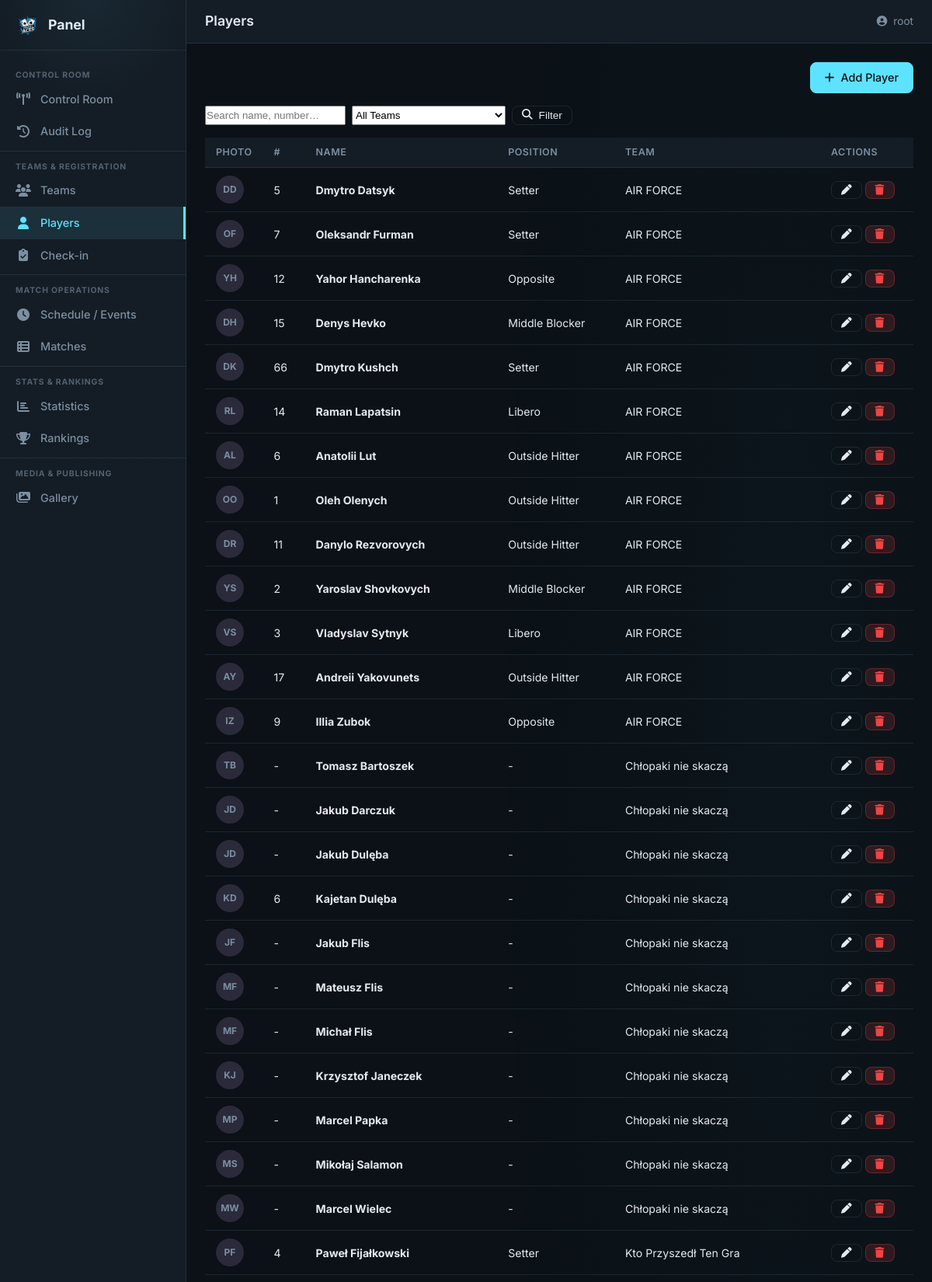
The app's page /panel/players/ (signed in, upper part) with its own data.
### tournament/models.py (models this page shows, shortened)
class Player(models.Model):
    team = models.ForeignKey(Team, on_delete=models.CASCADE, related_name="players")
    first_name = models.CharField(max_length=PERSON_NAME_MAX_LENGTH)
    last_name = models.CharField(max_length=PERSON_NAME_MAX_LENGTH)
    jersey_number = models.CharField(max_length=3, blank=True, default="")
    position = models.CharField(
        max_length=3, choices=POSITION_CHOICES, blank=True, default="",
    )
    photo_path = models.CharField(
        max_length=LOGO_PATH_MAX_LENGTH, blank=True, default="",
    )
    class Meta:
        db_table = TABLE_PLAYERS

class Team(models.Model):
    name = models.CharField(
        max_length=TEAM_NAME_MAX_LENGTH, unique=True, verbose_name="Team Name"
    )
    logo_path = models.CharField(
        max_length=LOGO_PATH_MAX_LENGTH, blank=True, null=True
    )
    league_level = models.CharField(
        max_length=50, choices=LEAGUE_LEVEL_CHOICES, default=LEAGUE_LEVEL_INDEPENDENT
    )
    group_name = models.CharField(
        max_length=GROUP_NAME_MAX_LENGTH, blank=True, null=True
    )
    cap_name = models.CharField(
        max_length=PERSON_NAME_MAX_LENGTH, verbose_name="Captain Name"
    )
    cap_surname = models.CharField(
        max_length=PERSON_NAME_MAX_LENGTH, verbose_name="Captain Surname"
    )
    cap_email = models.EmailField(max_length=EMAIL_MAX_LENGTH, unique=True)
    cap_phone = models.CharField(
        max_length=PHONE_MAX_LENGTH, unique=True, blank=True, null=True
    )
    payment_status = models.IntegerField(
        choices=PAYMENT_STATUS_CHOICES, default=PAYMENT_WAITING
    )
    blik_number = models.CharField(
        max_length=20, blank=True, default="", verbose_name="Assigned BLIK"
    )
    status = models.CharField(
        max_length=20, choices=TEAM_STATUS_CHOICES, default=TEAM_STATUS_REGISTERED,
        verbose_name="Registration Status",
    )
    checked_in = models.BooleanField(default=False, verbose_name="Checked In")
    roster_code = models.CharField(
        max_length=10, blank=True, default="", verbose_name="Roster Access Code",
    )
    created_at = models.DateTimeField(auto_now_add=True)
    class Meta:
        db_table = TABLE_TEAMS
        verbose_name = "Team"
        verbose_name_plural = "Teams"

### tournament/panel/player_views.py (the view)
# urls.py: path("players/", players_list_view, name="players"),
@staff_member_required(login_url="/panel/login/")
def players_list_view(request):
    q = request.GET.get("q", "").strip()
    team_id = request.GET.get("team", "")
    players = Player.objects.select_related("team").order_by("team__name", "last_name", "first_name")
    if q:
        players = players.filter(
            Q(first_name__icontains=q) | Q(last_name__icontains=q) |
            Q(jersey_number__icontains=q) | Q(team__name__icontains=q)
        )
    if team_id:
        players = players.filter(team_id=team_id)
    teams = Team.objects.order_by("name")
    return render(request, "panel/players_list.html", {
        "page_title": "Players",
        "nav_section": "players",
        "players": players,
        "teams": teams,
        "q": q,
        "team_filter": team_id,
        "positions": dict(POSITION_CHOICES),
    })

### tournament/context_processors.py (called while the page is built)
def registration_status(request):
    return {"registration_closed": REGISTRATION_CLOSED}

### tournament/templates/panel/players_list.html (shortened to what this page needs)
{% extends "panel/base.html" %}
{% block content %}
<div class="pnl-players">
  <div class="pnl-gallery__actions" style="margin-bottom:1rem;">
    <a href="{% url 'panel:player_create' %}" class="pnl-btn pnl-btn--primary">
      <i class="fas fa-plus"></i> Add Player
    </a>
  </div>
  <form method="get" class="pnl-filter-bar" style="display:flex;gap:.5rem;flex-wrap:wrap;margin-bottom:1rem;">
    <input type="text" name="q" value="{{ q }}" placeholder="Search name, number…"
           class="pnl-input pnl-input--sm" style="max-width:220px;">
    <select name="team" class="pnl-input pnl-input--sm" style="max-width:200px;">
      <option value="">All Teams</option>
    </select>
    <button type="submit" class="pnl-btn pnl-btn--outline pnl-btn--sm">
      <i class="fas fa-search"></i> Filter
    </button>
  </form>
  {% if players %}
  <div class="pnl-table-wrap">
    <table class="pnl-table">
      <thead>
        <tr>
          <th style="width:50px;">Photo</th>
          <th>#</th>
          <th>Name</th>
          <th>Position</th>
          <th>Team</th>
          <th style="width:120px;">Actions</th>
        </tr>
      </thead>
      <tbody>
        {% for p in players %}
        <tr>
          <td>
            {% if p.photo_path %}
            <img src="/media/{{ p.photo_path }}" alt="{{ p }}"
                 style="width:36px;height:36px;border-radius:50%;object-fit:cover;">
            {% else %}
            <span style="display:inline-flex;align-items:center;justify-content:center;width:36px;height:36px;border-radius:50%;background:var(--pnl-surface-alt,#2a2a3a);color:var(--pnl-muted,#888);font-size:.75rem;font-weight:700;">
              {{ p.first_name|first }}{{ p.last_name|first }}
            </span>
            {% endif %}
          </td>
          <td>{{ p.jersey_number|default:"-" }}</td>
          <td><strong><a href="{% url 'panel:player_detail' p.pk %}" style="color:inherit;text-decoration:none;">{{ p.first_name }} {{ p.last_name }}</a></strong></td>
          <td>{{ p.get_position_display|default:"-" }}</td>
          <td>{{ p.team.name }}</td>
          <td>
            <div style="display:flex;gap:4px;">
              <a href="{% url 'panel:player_edit' p.pk %}" class="pnl-btn pnl-btn--outline pnl-btn--sm" title="Edit">
                <i class="fas fa-pen"></i>
              </a>
              <form method="post" action="{% url 'panel:player_delete' p.pk %}"
                    onsubmit="return confirm('Delete {{ p.first_name }} {{ p.last_name }}?')">
                <button type="submit" class="pnl-btn pnl-btn--danger pnl-btn--sm" title="Delete">
                  <i class="fas fa-trash"></i>
                </button>
              </form>
            </div>
          </td>
        </tr>
        {% endfor %}
      </tbody>
    </table>
  </div>
  {% else %}
  <div class="pnl-empty">
    <i class="fas fa-user" style="font-size:2rem;opacity:.3;margin-bottom:8px;"></i>
    <p>No players found.</p>
  </div>
  {% endif %}
</div>
{% endblock %}

### tournament/templates/panel/base.html (shortened to what this page needs)
{% load static %}
<!DOCTYPE html>
<html lang="en">
<head>
  <link rel="stylesheet" href="{% static 'css/panel.css' %}">
  <link rel="stylesheet" href="https://cdnjs.cloudflare.com/ajax/libs/font-awesome/6.4.0/css/all.min.css">
</head>
<body class="pnl">
  <aside class="pnl-sidebar" id="pnlSidebar">
    <div class="pnl-sidebar__header">
      <img src="{% static 'assets/logo.png' %}" alt="PA" class="pnl-sidebar__logo">
      <span class="pnl-sidebar__brand">Panel</span>
    </div>
    <nav class="pnl-sidebar__nav">
      <div class="pnl-nav-zone">
        <span class="pnl-nav-zone__label">Control Room</span>
        <a href="{% url 'panel:dashboard' %}"
           class="pnl-nav-item{% if nav_section == 'dashboard' %} active{% endif %}">
          <i class="fas fa-tower-broadcast"></i><span>Control Room</span>
        </a>
        <a href="{% url 'panel:audit' %}"
           class="pnl-nav-item{% if nav_section == 'audit' %} active{% endif %}">
          <i class="fas fa-clock-rotate-left"></i><span>Audit Log</span>
        </a>
      </div>
      <div class="pnl-nav-zone">
        <span class="pnl-nav-zone__label">Teams &amp; Registration</span>
        <a href="{% url 'panel:teams' %}"
           class="pnl-nav-item{% if nav_section == 'teams' %} active{% endif %}">
          <i class="fas fa-users"></i><span>Teams</span>
        </a>
        <a href="{% url 'panel:players' %}"
           class="pnl-nav-item{% if nav_section == 'players' %} active{% endif %}">
          <i class="fas fa-user"></i><span>Players</span>
        </a>
        <a href="{% url 'panel:checkin' %}"
           class="pnl-nav-item{% if nav_section == 'checkin' %} active{% endif %}">
          <i class="fas fa-clipboard-check"></i><span>Check-in</span>
        </a>
      </div>
      <div class="pnl-nav-zone">
        <span class="pnl-nav-zone__label">Match Operations</span>
        <a href="{% url 'panel:schedule' %}?view=grid"
           class="pnl-nav-item{% if nav_section == 'schedule' %} active{% endif %}">
          <i class="fas fa-clock"></i><span>Schedule / Events</span>
        </a>
        <a href="{% url 'panel:schedule' %}?view=table"
           class="pnl-nav-item{% if nav_section == 'matches' %} active{% endif %}">
          <i class="fas fa-table-list"></i><span>Matches</span>
        </a>
      </div>
      <div class="pnl-nav-zone">
        <span class="pnl-nav-zone__label">Stats &amp; Rankings</span>
        <a href="{% url 'panel:stats' %}"
           class="pnl-nav-item{% if nav_section == 'stats' %} active{% endif %}">
          <i class="fas fa-chart-bar"></i><span>Statistics</span>
        </a>
        <a href="{% url 'panel:rankings' %}"
           class="pnl-nav-item{% if nav_section == 'rankings' %} active{% endif %}">
          <i class="fas fa-trophy"></i><span>Rankings</span>
        </a>
      </div>
      <div class="pnl-nav-zone">
        <span class="pnl-nav-zone__label">Media &amp; Publishing</span>
        <a href="{% url 'panel:gallery' %}"
           class="pnl-nav-item{% if nav_section == 'gallery' %} active{% endif %}">
          <i class="fas fa-images"></i><span>Gallery</span>
        </a>
      </div>
    </nav>
  </aside>
  <div class="pnl-main">
    <header class="pnl-topbar">
      <h1 class="pnl-topbar__title">{{ page_title }}</h1>
      <div class="pnl-topbar__user">
        <i class="fas fa-user-circle"></i>
        <span>{{ request.user.username }}</span>
      </div>
    </header>
    <main class="pnl-content">
      {% block content %}{% endblock %}
    </main>
  </div>
</body>
</html>

### records on screen
Player: first_name|first "D", last_name|first "D", jersey_number "5", first_name "Dmytro", last_name "Datsyk", position "Setter", team.name "AIR FORCE"
Player: first_name|first "O", last_name|first "F", jersey_number "7", first_name "Oleksandr", last_name "Furman", position "Setter", team.name "AIR FORCE"
Player: first_name|first "Y", last_name|first "H", jersey_number "12", first_name "Yahor", last_name "Hancharenka", position "Opposite", team.name "AIR FORCE"
Player: first_name|first "D", last_name|first "H", jersey_number "15", first_name "Denys", last_name "Hevko", position "Middle Blocker", team.name "AIR FORCE"
Player: first_name|first "D", last_name|first "K", jersey_number "66", first_name "Dmytro", last_name "Kushch", position "Setter", team.name "AIR FORCE"
Player: first_name|first "R", last_name|first "L", jersey_number "14", first_name "Raman", last_name "Lapatsin", position "Libero", team.name "AIR FORCE"
Player: first_name|first "A", last_name|first "L", jersey_number "6", first_name "Anatolii", last_name "Lut", position "Outside Hitter", team.name "AIR FORCE"
Player: first_name|first "O", last_name|first "O", jersey_number "1", first_name "Oleh", last_name "Olenych", position "Outside Hitter", team.name "AIR FORCE"
Player: first_name|first "D", last_name|first "R", jersey_number "11", first_name "Danylo", last_name "Rezvorovych", position "Outside Hitter", team.name "AIR FORCE"
Player: first_name|first "Y", last_name|first "S", jersey_number "2", first_name "Yaroslav", last_name "Shovkovych", position "Middle Blocker", team.name "AIR FORCE"
Player: first_name|first "V", last_name|first "S", jersey_number "3", first_name "Vladyslav", last_name "Sytnyk", position "Libero", team.name "AIR FORCE"
Player: first_name|first "A", last_name|first "Y", jersey_number "17", first_name "Andreii", last_name "Yakovunets", position "Outside Hitter", team.name "AIR FORCE"
Player: first_name|first "I", last_name|first "Z", jersey_number "9", first_name "Illia", last_name "Zubok", position "Opposite", team.name "AIR FORCE"
Player: first_name|first "T", last_name|first "B", jersey_number "-", first_name "Tomasz", last_name "Bartoszek", position "-", team.name "Chłopaki nie skaczą"
Player: first_name|first "J", last_name|first "D", jersey_number "-", first_name "Jakub", last_name "Darczuk", position "-", team.name "Chłopaki nie skaczą"
Player: first_name|first "J", last_name|first "D", jersey_number "-", first_name "Jakub", last_name "Dulęba", position "-", team.name "Chłopaki nie skaczą"
Player: first_name|first "K", last_name|first "D", jersey_number "6", first_name "Kajetan", last_name "Dulęba", position "-", team.name "Chłopaki nie skaczą"
Player: first_name|first "J", last_name|first "F", jersey_number "-", first_name "Jakub", last_name "Flis", position "-", team.name "Chłopaki nie skaczą"
Player: first_name|first "M", last_name|first "F", jersey_number "-", first_name "Mateusz", last_name "Flis", position "-", team.name "Chłopaki nie skaczą"
Player: first_name|first "M", last_name|first "F", jersey_number "-", first_name "Michał", last_name "Flis", position "-", team.name "Chłopaki nie skaczą"
Player: first_name|first "K", last_name|first "J", jersey_number "-", first_name "Krzysztof", last_name "Janeczek", position "-", team.name "Chłopaki nie skaczą"
Player: first_name|first "M", last_name|first "P", jersey_number "-", first_name "Marcel", last_name "Papka", position "-", team.name "Chłopaki nie skaczą"
Player: first_name|first "M", last_name|first "S", jersey_number "-", first_name "Mikołaj", last_name "Salamon", position "-", team.name "Chłopaki nie skaczą"
Player: first_name|first "M", last_name|first "W", jersey_number "-", first_name "Marcel", last_name "Wielec", position "-", team.name "Chłopaki nie skaczą"
Player: first_name|first "P", last_name|first "F", jersey_number "4", first_name "Paweł", last_name "Fijałkowski", position "Setter", team.name "Kto Przyszedł Ten Gra"

### other values on screen
{{ page_title }} "Players"
{{ request.user.username }} "root"
